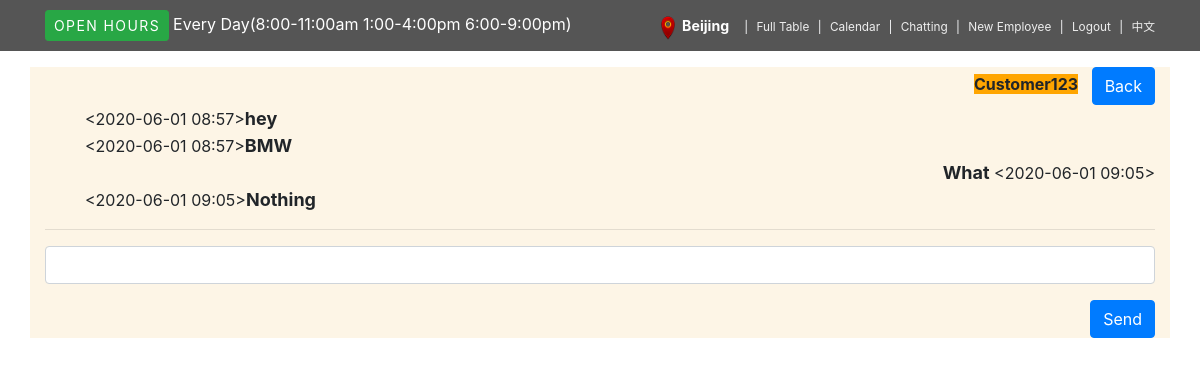
The app's page /chatting_detail?id=1 (signed in) with its own data.
### blogapp/models.py (models this page shows, shortened)
class Employee(db.Model):
	id = db.Column(db.Integer, primary_key=True)
	username = db.Column(db.String(64), index=True, unique=True)
	key = db.Column(db.String(120), index=True)
	password_hash = db.Column(db.String(128))

class Customer(db.Model):
	id = db.Column(db.Integer, primary_key=True)
	username = db.Column(db.String(64), index=True, unique=True)
	email = db.Column(db.String(120), index=True, unique=True)
	password_hash = db.Column(db.String(128))
	pets = db.relationship('Pet', backref='customer', lazy='dynamic')
	phone = db.Column(db.Integer, index=True)
	firstname = db.Column(db.String(64), index=True)
	lastname = db.Column(db.String(64), index=True)
	appointment = db.relationship('Appointment', backref='customer', lazy='dynamic')
	posts = db.relationship('Post', backref='author', lazy='dynamic')

class Post(db.Model):
	id = db.Column(db.Integer, primary_key=True)
	body = db.Column(db.String(140))
	timestamp = db.Column(db.DateTime, index=True, default=datetime.utcnow)
	name = db.Column(db.String(140))
	user_id = db.Column(db.Integer, db.ForeignKey('customer.id'))
	def __repr__(self):
		return '<{}>'.format( str(self.timestamp)[0:16])

### blogapp/routes.py (the view)
@app.route('/chatting_detail', methods=['GET', 'POST'])
def chatting_detail():
	session['current_path'] = request.path
	form = PostForm()
	username = session.get("USERNAME")
	if not session.get("USERNAME") is None:
		employee_in_db = Employee.query.filter(Employee.username == session.get("USERNAME")).first()
		user = {'city': employee_in_db.key}
		user_id = request.args.get("id")
		user_in_db = Customer.query.filter(Customer.id == user_id).first()
		if form.validate_on_submit():
			body = form.postbody.data
			if user_in_db:
				name='Employee_'+str(employee_in_db.id)
				post = Post(body = body, author = user_in_db, name=name)
				db.session.add(post)
				db.session.commit()
			return redirect(url_for('employee_chatting'))
		else:
			return render_template('chatting_detail.html',user=user, username=username, title='Message', customer=user_in_db, form=form, language=language[render_languages()])
	else:
		flash("User needs to either login or signup first")
		return redirect(url_for('login'))

### blogapp/forms.py
class PostForm(FlaskForm):
	postbody = StringField('Chatbox', validators=[DataRequired()],render_kw={"class": "form-control", "required": 'required'})
	submit = SubmitField('Send', render_kw={"class": "btn btn-primary "})

### blogapp/routes.py (called while the page is built)
def render_languages():
    if not 'lang' in session:
        session['lang'] = 'en'
    return session['lang']

### blogapp/templates/chatting_detail.html (shortened to what this page needs)
{% extends "employee_base.html" %}
{% block content %}
            <div class="container" style="background-color: #FDF5E6;">
              	<div style="text-align: right;">
              		<span id="showid" style="background: orange;"><b>{{customer.username}}</b></span> &nbsp; <a href="{{ url_for('employee_chatting') }}" class="btn btn-primary">Back</a> <br>
				<ul >
					{% for post in customer.posts %}
							{% if post.name!=customer.username %}
							<li style="list-style-type: none;text-align: right;"><b style="font-size: large;">{{ post.body }}</b>  {{ post }}  </li>
							{% else %}
							<li style="list-style-type: none;text-align: left;"> {{ post }}<b style="font-size: large;">{{ post.body }}</b></li>
							{% endif %}
					{% endfor %}
					</ul>
					<hr>
		            <form action="" method="post">
				        <p>
				            {{ form.postbody(size=120) }}
						</p>
						<p>{{ form.submit() }}</p>
				    </form>
              	</div>
            </div>
{% endblock %}

### blogapp/templates/employee_base.html (shortened to what this page needs)
<html>
    <head>
        <link rel="stylesheet" href="{{ url_for('static', filename='vendor/bootstrap/css/bootstrap.min.css') }}">
        <link rel="stylesheet" href="{{ url_for('static', filename='css/style.default1.css') }}">
    </head>
    <body>
    <header style="padding-bottom: 1em;" >
      <div id="top">
        <div class="container" >
          <div class="row">
            <div style="text-align: left;" class="col-lg-6 offer mb-3 mb-lg-0">
                <a class="btn btn-success btn-sm">{{language['c-base-open']}}</a><a class="ml-1">{{language['c-base-everyday']}}
                </a>
            </div>
            <div class="col-lg-6 text-center text-lg-right">
              <ul class="menu list-inline mb-0">
                <li class="list-inline-item"><img src="../static/img/location.png" width="14px" height="24px">&nbsp;
                <b style="color: white; font-size: larger;">{{ user.city }}</b>&nbsp;&nbsp;</li>
                <li class="list-inline-item"><a href="{{ url_for('employee_f') }}">{{language['e-base-table']}}</a></li>
                <li class="list-inline-item"><a href="{{ url_for('employee_c') }}">{{language['e-base-fullcalender']}}</a></li>
                <li class="list-inline-item"><a href="{{ url_for('employee_chatting') }}">{{language['e-base-chatting']}}</a></li>
                <li class="list-inline-item"><a href="{{ url_for('employee_register') }}">{{language['e-base-newEmployee']}}</a></li>
                <li class="list-inline-item"><a href="{{ url_for('logout') }}">{{language['e-base-logout']}}</a></li>
                <li class="list-inline-item"><a href="{{ url_for('change_language') }}">{{language['e-base-language']}}</a></li>
              </ul>
            </div>
          </div>
        </div>
      </div>
    </header>
{% block content %}{% endblock %}
    </body>
</html>

### blogapp/static/css/style.default1.css (style rules this page uses)
#top { background: #555; padding: 10px 0; }
#top .offer { color: #fff; }
#top .offer .btn { text-transform: uppercase; letter-spacing: 0.1em; }
#top a { color: #fff; }
#top ul.menu { padding-top: 5px; margin: 0; font-size: 0.738rem; }
#top ul.menu > li { margin-right: 0; }
#top ul.menu > li a { color: #eee; }
#top ul.menu > li + li:before { content: "|\00a0"; padding: 0 5px; color: #f8f9fa; }

### records on screen
Employee: city "Beijing"
Customer: username "Customer123"
Post: timestamp "<2020-06-01 08:57>", body "hey"
Post: timestamp "<2020-06-01 08:57>", body "BMW"
Post: body "What", timestamp "<2020-06-01 09:05>"
Post: timestamp "<2020-06-01 09:05>", body "Nothing"

### other values on screen
{{ language['c-base-open'] }} "OPEN HOURS"
{{ language['c-base-everyday'] }} "Every Day(8:00-11:00am 1:00-4:00pm 6:00-9:00pm)"
{{ language['e-base-table'] }} "Full Table"
{{ language['e-base-fullcalender'] }} "Calendar"
{{ language['e-base-chatting'] }} "Chatting"
{{ language['e-base-newEmployee'] }} "New Employee"
{{ language['e-base-logout'] }} "Logout"
{{ language['e-base-language'] }} "中文"
